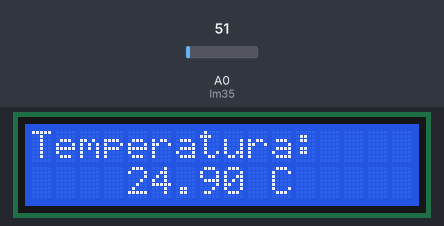
Bench run of a sketch on a simulated Arduino Uno, built with avr-gcc and run on an emulated ATmega328P. Shown: 16×2 character LCD. Inputs (shaded band) come from the test bench; at power-on: A0 (lm35) = 51.

Above: at 1.2 s.
1.3 s: A0 (lm35) set to 61
At 3.2 s:
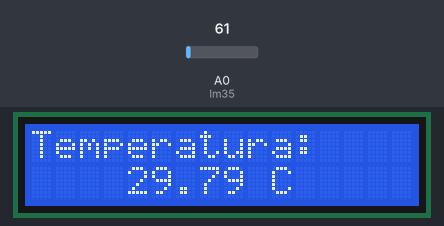
3.5 s: A0 (lm35) set to 71
At 5.2 s:
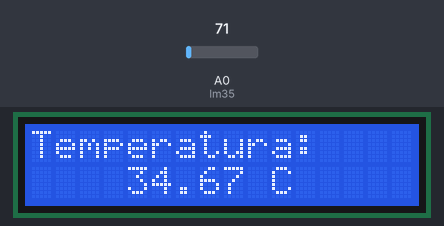
5.5 s: A0 (lm35) set to 86
At 7.5 s:
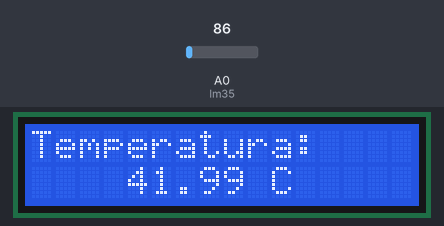
Timing chart, 0 to 9.0 s (numbered marks = the images above; inputs shaded):
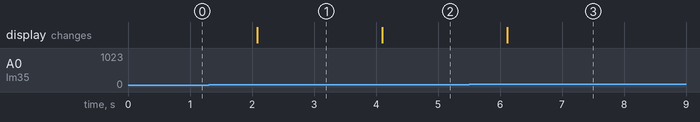

Measured:
- after the input at 1.3 s, the display: changes after 0.79 s (image 1)
- after the input at 3.5 s, the display: changes after 0.60 s (image 2)
- after the input at 5.5 s, the display: changes after 0.61 s (image 3)

The sketch:

Termometro_arduino_LM35.ino
```cpp
#include <LiquidCrystal.h>
LiquidCrystal lcd(7, 6, 5, 4, 3, 2);

float temperatura;
int lm35 = 0;

void setup()
{
 lcd.begin(16, 2);
}

void loop() {
 temperatura = analogRead(lm35);
 temperatura = (temperatura * 5/ 1024) / 0.01;

lcd.clear();
 lcd.home();
 lcd.print("Temperatura:");
 lcd.setCursor(4,1);
 lcd.print(temperatura);
 lcd.print(" C");
 delay(1000);
}
```
